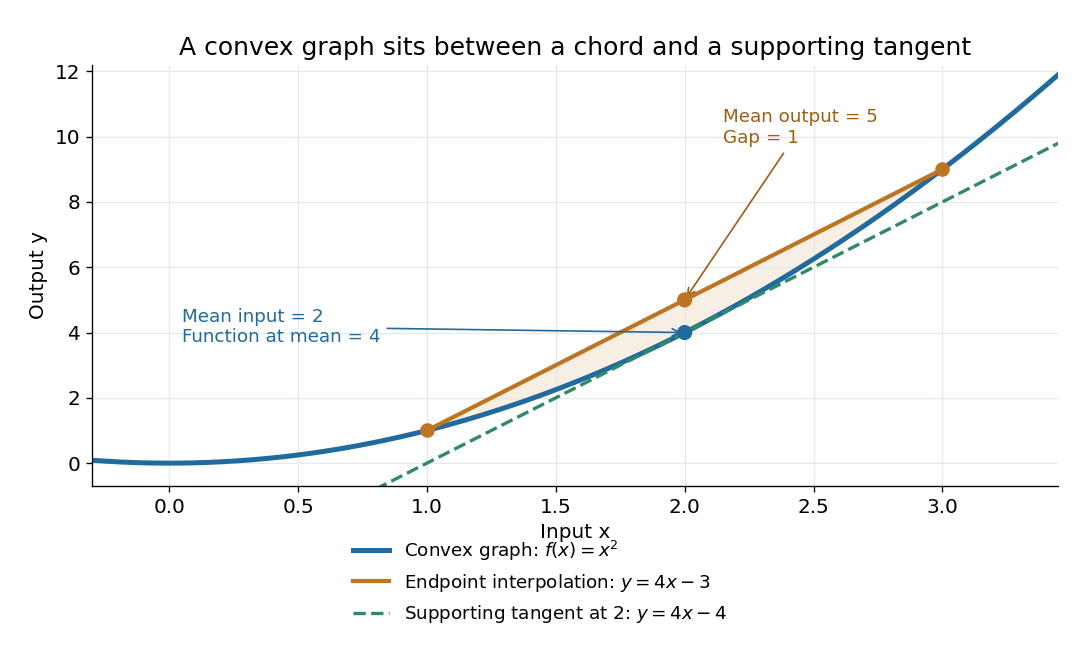

Reproduce this figure in Python.
"""Render convexity's endpoint and supporting-line inequalities to cwd."""

from pathlib import Path

import matplotlib.pyplot as plt
import numpy as np


def main():
    x = np.linspace(-0.3, 3.45, 800)
    assert np.isclose(0.5 * (1**2 + 3**2) - 2**2, 1)
    assert np.allclose(x**2 - (4 * x - 4), (x - 2) ** 2)
    plt.rcParams.update({"font.size": 12, "axes.titlesize": 15})
    fig, ax = plt.subplots(figsize=(9, 5.4), dpi=120, facecolor="white")
    ax.plot(x, x**2, color="#206a9d", lw=3, label=r"Convex graph: $f(x)=x^2$")
    segment = np.linspace(1, 3, 200)
    ax.plot(segment, 4 * segment - 3, color="#be7521", lw=2.5,
            label=r"Endpoint interpolation: $y=4x-3$")
    ax.plot(x, 4 * x - 4, color="#2f8a68", lw=2, linestyle="--",
            label=r"Supporting tangent at $2$: $y=4x-4$")
    ax.fill_between(segment, segment**2, 4 * segment - 3,
                    color="#be7521", alpha=0.12)
    ax.scatter([1, 3], [1, 9], s=60, color="#be7521", zorder=4)
    ax.scatter([2, 2], [4, 5], s=65, color=["#206a9d", "#be7521"], zorder=4)
    ax.annotate("Mean input = 2\nFunction at mean = 4", xy=(2, 4),
                xytext=(0.05, 3.7), arrowprops={"arrowstyle": "->", "color": "#206a9d"},
                color="#206a9d", fontsize=11)
    ax.annotate("Mean output = 5\nGap = 1", xy=(2, 5), xytext=(2.15, 9.8),
                arrowprops={"arrowstyle": "->", "color": "#9b5e14"},
                color="#9b5e14", fontsize=11)
    ax.set(xlim=(-0.3, 3.45), ylim=(-0.7, 12.2), xlabel="Input x", ylabel="Output y",
           title="A convex graph sits between a chord and a supporting tangent")
    ax.grid(color="#e5e9eb")
    ax.spines[["top", "right"]].set_visible(False)
    fig.legend(*ax.get_legend_handles_labels(), loc="lower center", ncol=1,
               frameon=False, bbox_to_anchor=(0.5, 0.01), fontsize=11)
    fig.subplots_adjust(left=0.085, right=0.98, top=0.9, bottom=0.25)
    fig.savefig(Path.cwd() / Path(__file__).with_suffix(".png").name,
                facecolor="white", transparent=False)
    plt.close(fig)


if __name__ == "__main__":
    main()
